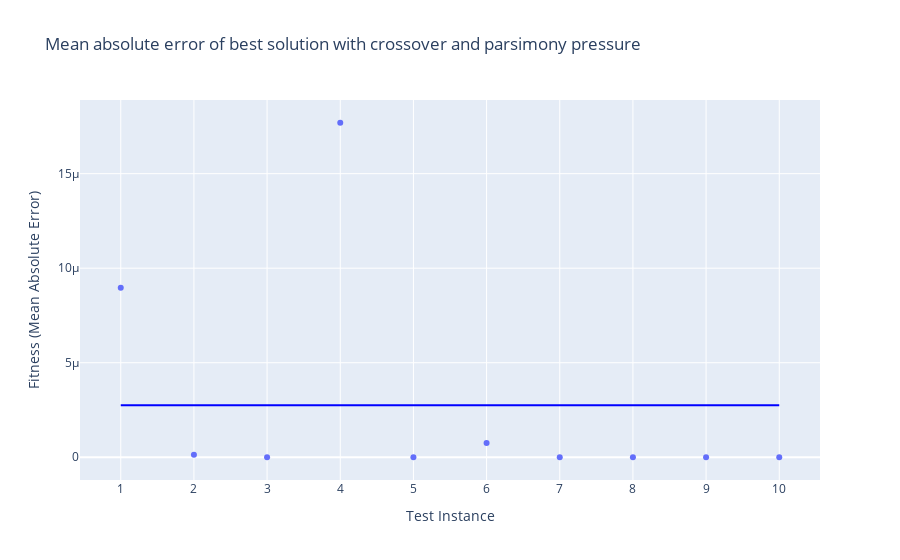

The notebook cell this image was saved under:
### Code cell
#Mean absolute error of best solution with crossover and parsimony pressure

xAxis = []
for i in range(len(bestRunsTree)):
    xAxis.append(i+1)

data = {'Test Instance': xAxis,
        'Fitness (Mean Absolute Error)': mae}

df = pd.DataFrame(data)  


fig = px.scatter(df, x = "Test Instance", y="Fitness (Mean Absolute Error)",
             title="Mean absolute error of best solution with crossover and parsimony pressure")

fig.update_layout(
    xaxis = dict(
        tickmode = 'linear',
        tick0 = 0,
        dtick = 1
    )
)
average = sum(mae) / len(mae)
#fig.add_hline(average)

fig.add_shape(type='line',
                x0=1,
                y0=average,
                x1=10,
                y1=average,
                line=dict(color='Blue',),
                xref='x',
                yref='y'
)
fig.write_image('with_crossover_parsimonypressure-mae.pdf')
#fig.show()

### Figure 1 — Plotly figure (JSON) as saved in the notebook; plotly's stock layout.template omitted (floating-point values rounded to 4 significant figures)
{"data": [{"hovertemplate": "Test Instance=%{x}<br>Fitness (Mean Absolute Error)=%{y}<extra></extra>", "legendgroup": "", "marker": {"color": "#636efa", "symbol": "circle"}, "mode": "markers", "name": "", "orientation": "v", "showlegend": false, "type": "scatter", "x": [1, 2, 3, 4, 5, 6, 7, 8, 9, 10], "xaxis": "x", "y": [8.959e-06, 1.258e-07, 1.99e-09, 1.769e-05, 5.059e-13, 7.548e-07, 3.179e-16, 4.052e-15, 3.754e-10, 3.785e-51], "yaxis": "y"}], "layout": {"legend": {"tracegroupgap": 0}, "shapes": [{"line": {"color": "Blue"}, "type": "line", "x0": 1, "x1": 10, "xref": "x", "y0": 2.754e-06, "y1": 2.754e-06, "yref": "y"}], "title": {"text": "Mean absolute error of best solution with crossover and parsimony pressure"}, "xaxis": {"anchor": "y", "domain": [0, 1], "dtick": 1, "tick0": 0, "tickmode": "linear", "title": {"text": "Test Instance"}}, "yaxis": {"anchor": "x", "domain": [0, 1], "title": {"text": "Fitness (Mean Absolute Error)"}}}}
